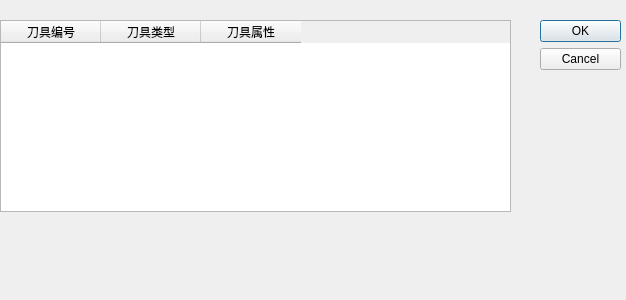
<?xml version="1.0" encoding="UTF-8"?>
<ui version="4.0">
 <class>PreSetKnfMng</class>
 <widget class="QDialog" name="PreSetKnfMng">
  <property name="geometry">
   <rect>
    <x>0</x>
    <y>0</y>
    <width>626</width>
    <height>300</height>
   </rect>
  </property>
  <property name="windowTitle">
   <string>Dialog</string>
  </property>
  <widget class="QDialogButtonBox" name="buttonBox">
   <property name="geometry">
    <rect>
     <x>540</x>
     <y>20</y>
     <width>81</width>
     <height>241</height>
    </rect>
   </property>
   <property name="orientation">
    <enum>Qt::Vertical</enum>
   </property>
   <property name="standardButtons">
    <set>QDialogButtonBox::Cancel|QDialogButtonBox::Ok</set>
   </property>
  </widget>
  <widget class="QTableWidget" name="tableWidget">
   <property name="geometry">
    <rect>
     <x>0</x>
     <y>20</y>
     <width>511</width>
     <height>192</height>
    </rect>
   </property>
   <column>
    <property name="text">
     <string>刀具编号</string>
    </property>
   </column>
   <column>
    <property name="text">
     <string>刀具类型</string>
    </property>
   </column>
   <column>
    <property name="text">
     <string>刀具属性</string>
    </property>
   </column>
  </widget>
 </widget>
 <resources/>
 <connections>
  <connection>
   <sender>buttonBox</sender>
   <signal>accepted()</signal>
   <receiver>PreSetKnfMng</receiver>
   <slot>accept()</slot>
   <hints>
    <hint type="sourcelabel">
     <x>248</x>
     <y>254</y>
    </hint>
    <hint type="destinationlabel">
     <x>157</x>
     <y>274</y>
    </hint>
   </hints>
  </connection>
  <connection>
   <sender>buttonBox</sender>
   <signal>rejected()</signal>
   <receiver>PreSetKnfMng</receiver>
   <slot>reject()</slot>
   <hints>
    <hint type="sourcelabel">
     <x>316</x>
     <y>260</y>
    </hint>
    <hint type="destinationlabel">
     <x>286</x>
     <y>274</y>
    </hint>
   </hints>
  </connection>
 </connections>
</ui>
